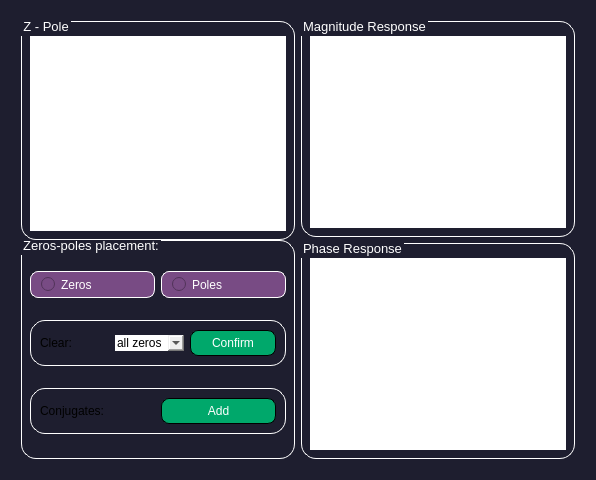
      <widget class="QWidget" name="design_tab">
       <property name="palette">
        <palette>
         <active>
          <colorrole role="WindowText">
           <brush brushstyle="SolidPattern">
            <color alpha="255">
             <red>255</red>
             <green>255</green>
             <blue>255</blue>
            </color>
           </brush>
          </colorrole>
          <colorrole role="Button">
           <brush brushstyle="SolidPattern">
            <color alpha="255">
             <red>30</red>
             <green>30</green>
             <blue>47</blue>
            </color>
           </brush>
          </colorrole>
          <colorrole role="Text">
           <brush brushstyle="SolidPattern">
            <color alpha="255">
             <red>255</red>
             <green>255</green>
             <blue>255</blue>
            </color>
           </brush>
          </colorrole>
          <colorrole role="ButtonText">
           <brush brushstyle="SolidPattern">
            <color alpha="255">
             <red>255</red>
             <green>255</green>
             <blue>255</blue>
            </color>
           </brush>
          </colorrole>
          <colorrole role="Base">
           <brush brushstyle="SolidPattern">
            <color alpha="255">
             <red>30</red>
             <green>30</green>
             <blue>47</blue>
            </color>
           </brush>
          </colorrole>
          <colorrole role="Window">
           <brush brushstyle="SolidPattern">
            <color alpha="255">
             <red>30</red>
             <green>30</green>
             <blue>47</blue>
            </color>
           </brush>
          </colorrole>
          <colorrole role="PlaceholderText">
           <brush brushstyle="NoBrush">
            <color alpha="128">
             <red>255</red>
             <green>255</green>
             <blue>255</blue>
            </color>
           </brush>
          </colorrole>
         </active>
         <inactive>
          <colorrole role="WindowText">
           <brush brushstyle="SolidPattern">
            <color alpha="255">
             <red>255</red>
             <green>255</green>
             <blue>255</blue>
            </color>
           </brush>
          </colorrole>
          <colorrole role="Button">
           <brush brushstyle="SolidPattern">
            <color alpha="255">
             <red>30</red>
             <green>30</green>
             <blue>47</blue>
            </color>
           </brush>
          </colorrole>
          <colorrole role="Text">
           <brush brushstyle="SolidPattern">
            <color alpha="255">
             <red>255</red>
             <green>255</green>
             <blue>255</blue>
            </color>
           </brush>
          </colorrole>
          <colorrole role="ButtonText">
           <brush brushstyle="SolidPattern">
            <color alpha="255">
             <red>255</red>
             <green>255</green>
             <blue>255</blue>
            </color>
           </brush>
          </colorrole>
          <colorrole role="Base">
           <brush brushstyle="SolidPattern">
            <color alpha="255">
             <red>30</red>
             <green>30</green>
             <blue>47</blue>
            </color>
           </brush>
          </colorrole>
          <colorrole role="Window">
           <brush brushstyle="SolidPattern">
            <color alpha="255">
             <red>30</red>
             <green>30</green>
             <blue>47</blue>
            </color>
           </brush>
          </colorrole>
          <colorrole role="PlaceholderText">
           <brush brushstyle="NoBrush">
            <color alpha="128">
             <red>255</red>
             <green>255</green>
             <blue>255</blue>
            </color>
           </brush>
          </colorrole>
         </inactive>
         <disabled>
          <colorrole role="WindowText">
           <brush brushstyle="SolidPattern">
            <color alpha="255">
             <red>255</red>
             <green>255</green>
             <blue>255</blue>
            </color>
           </brush>
          </colorrole>
          <colorrole role="Button">
           <brush brushstyle="SolidPattern">
            <color alpha="255">
             <red>30</red>
             <green>30</green>
             <blue>47</blue>
            </color>
           </brush>
          </colorrole>
          <colorrole role="Text">
           <brush brushstyle="SolidPattern">
            <color alpha="255">
             <red>255</red>
             <green>255</green>
             <blue>255</blue>
            </color>
           </brush>
          </colorrole>
          <colorrole role="ButtonText">
           <brush brushstyle="SolidPattern">
            <color alpha="255">
             <red>255</red>
             <green>255</green>
             <blue>255</blue>
            </color>
           </brush>
          </colorrole>
          <colorrole role="Base">
           <brush brushstyle="SolidPattern">
            <color alpha="255">
             <red>30</red>
             <green>30</green>
             <blue>47</blue>
            </color>
           </brush>
          </colorrole>
          <colorrole role="Window">
           <brush brushstyle="SolidPattern">
            <color alpha="255">
             <red>30</red>
             <green>30</green>
             <blue>47</blue>
            </color>
           </brush>
          </colorrole>
          <colorrole role="PlaceholderText">
           <brush brushstyle="NoBrush">
            <color alpha="128">
             <red>255</red>
             <green>255</green>
             <blue>255</blue>
            </color>
           </brush>
          </colorrole>
         </disabled>
        </palette>
       </property>
       <property name="styleSheet">
        <string notr="true">QGroupBox {
background-color: #1e1e2f;
border: 1.2px solid #ffffff;
border-style: outset;
border-radius: 15px;
}
QGroupBox::title  {
    subcontrol-origin: margin;
    subcontrol-position: top left;
    padding: -5px 0px 0px 0px;
    color: rgb(255, 255, 255);
}</string>
       </property>
       <attribute name="title">
        <string>Design</string>
       </attribute>
       <layout class="QGridLayout" name="gridLayout_2">
        <item row="0" column="0">
         <widget class="QGroupBox" name="design_box">
          <property name="font">
           <font>
            <weight>75</weight>
            <bold>true</bold>
           </font>
          </property>
          <property name="styleSheet">
           <string notr="true">border: none;</string>
          </property>
          <layout class="QHBoxLayout" name="horizontalLayout_10">
           <item>
            <layout class="QVBoxLayout" name="verticalLayout_3">
             <property name="spacing">
              <number>0</number>
             </property>
             <item>
              <widget class="QGroupBox" name="Zplane_box">
               <property name="sizePolicy">
                <sizepolicy hsizetype="Preferred" vsizetype="Preferred">
                 <horstretch>0</horstretch>
                 <verstretch>0</verstretch>
                </sizepolicy>
               </property>
               <property name="maximumSize">
                <size>
                 <width>16777215</width>
                 <height>16777215</height>
                </size>
               </property>
               <property name="font">
                <font>
                 <pointsize>10</pointsize>
                </font>
               </property>
               <property name="styleSheet">
                <string notr="true">QGroupBox {
background-color: #1e1e2f;
border: 1.2px solid #ffffff;
border-style: outset;
border-radius: 15px;
}
QGroupBox::title  {
    subcontrol-origin: margin;
    subcontrol-position: top left;
    padding: -5px 0px 0px 0px;
    color: rgb(255, 255, 255);
}</string>
               </property>
               <property name="title">
                <string>Z - Pole</string>
               </property>
               <layout class="QVBoxLayout" name="verticalLayout_4">
                <item>
                 <layout class="QHBoxLayout" name="horizontalLayout_2">
                  <property name="spacing">
                   <number>0</number>
                  </property>
                  <item>
                   <spacer name="horizontalSpacer">
                    <property name="orientation">
                     <enum>Qt::Horizontal</enum>
                    </property>
                    <property name="sizeType">
                     <enum>QSizePolicy::Fixed</enum>
                    </property>
                    <property name="sizeHint" stdset="0">
                     <size>
                      <width>188</width>
                      <height>6</height>
                     </size>
                    </property>
                   </spacer>
                  </item>
                 </layout>
                </item>
                <item>
                 <widget class="PlotWidget" name="z_plane">
                  <property name="sizePolicy">
                   <sizepolicy hsizetype="Preferred" vsizetype="Preferred">
                    <horstretch>0</horstretch>
                    <verstretch>0</verstretch>
                   </sizepolicy>
                  </property>
                  <property name="maximumSize">
                   <size>
                    <width>16777215</width>
                    <height>16777215</height>
                   </size>
                  </property>
                 </widget>
                </item>
               </layout>
              </widget>
             </item>
             <item>
              <widget class="QGroupBox" name="preferenceBox">
               <property name="sizePolicy">
                <sizepolicy hsizetype="Fixed" vsizetype="Preferred">
                 <horstretch>0</horstretch>
                 <verstretch>0</verstretch>
                </sizepolicy>
               </property>
               <property name="maximumSize">
                <size>
                 <width>800</width>
                 <height>16777215</height>
                </size>
               </property>
               <property name="font">
                <font>
                 <pointsize>10</pointsize>
                </font>
               </property>
               <property name="styleSheet">
                <string notr="true">QGroupBox {
background-color: #1e1e2f;
border: 1.2px solid #ffffff;
border-style: outset;
border-radius: 15px;
}
QGroupBox::title  {
    subcontrol-origin: margin;
    subcontrol-position: top left;
    padding: -5px 0px 0px 0px;
    color: rgb(255, 255, 255);
}</string>
               </property>
               <property name="title">
                <string>Zeros-poles placement:</string>
               </property>
               <layout class="QGridLayout" name="gridLayout_9">
                <item row="0" column="0">
                 <layout class="QHBoxLayout" name="horizontalLayout_6">
                  <item>
                   <spacer name="horizontalSpacer_12">
                    <property name="orientation">
                     <enum>Qt::Horizontal</enum>
                    </property>
                    <property name="sizeType">
                     <enum>QSizePolicy::Maximum</enum>
                    </property>
                    <property name="sizeHint" stdset="0">
                     <size>
                      <width>40</width>
                      <height>6</height>
                     </size>
                    </property>
                   </spacer>
                  </item>
                 </layout>
                </item>
                <item row="1" column="0">
                 <layout class="QHBoxLayout" name="horizontalLayout_5">
                  <item>
                   <widget class="QRadioButton" name="zeros_radioButton">
                    <property name="styleSheet">
                     <string notr="true">background-color: #784B84;
      color: white;
      border: none;
      padding: 5px 10px;
     border: 1.2px solid white;
border-style: outset;
border-radius: 8px;</string>
                    </property>
                    <property name="text">
                     <string>Zeros</string>
                    </property>
                   </widget>
                  </item>
                  <item>
                   <widget class="QRadioButton" name="pole_radioButton">
                    <property name="styleSheet">
                     <string notr="true">background-color: #784B84;
      color: white;
      border: none;
      padding: 5px 10px;
     border: 1.2px solid white;
border-style: outset;
border-radius: 8px;</string>
                    </property>
                    <property name="text">
                     <string>Poles</string>
                    </property>
                   </widget>
                  </item>
                 </layout>
                </item>
                <item row="2" column="0">
                 <widget class="QGroupBox" name="">
                  <property name="sizePolicy">
                   <sizepolicy hsizetype="Preferred" vsizetype="Fixed">
                    <horstretch>0</horstretch>
                    <verstretch>0</verstretch>
                   </sizepolicy>
                  </property>
                  <property name="styleSheet">
                   <string notr="true">QGroupBox {
background-color: #1e1e2f;
}
background-color: #784B84;
      color: white;
      border: none;
      padding: 5px 10px;
     border: 1.2px solid white;
border-style: outset;
border-radius: 8px;</string>
                  </property>
                  <layout class="QHBoxLayout" name="horizontalLayout_9">
                   <item>
                    <layout class="QHBoxLayout" name="horizontalLayout_4">
                     <item>
                      <widget class="QLabel" name="label_6">
                       <property name="text">
                        <string>Clear:</string>
                       </property>
                      </widget>
                     </item>
                     <item>
                      <widget class="QComboBox" name="Clear_combobox">
                       <property name="editable">
                        <bool>true</bool>
                       </property>
                       <property name="currentText">
                        <string>all zeros</string>
                       </property>
                       <property name="currentIndex">
                        <number>0</number>
                       </property>
                       <item>
                        <property name="text">
                         <string>all zeros</string>
                        </property>
                       </item>
                       <item>
                        <property name="text">
                         <string>all poles</string>
                        </property>
                       </item>
                       <item>
                        <property name="text">
                         <string>all</string>
                        </property>
                       </item>
                       <item>
                        <property name="text">
                         <string>current</string>
                        </property>
                       </item>
                      </widget>
                     </item>
                    </layout>
                   </item>
                   <item>
                    <widget class="QPushButton" name="confirm_button">
                     <property name="maximumSize">
                      <size>
                       <width>86</width>
                       <height>16777215</height>
                      </size>
                     </property>
                     <property name="styleSheet">
                      <string notr="true">background-color: #00A86B;
      color: white;
      border: none;
      padding: 5px 10px;
     border: 1.2px ;
border-style: outset;
border-radius: 8px;</string>
                     </property>
                     <property name="text">
                      <string>Confirm</string>
                     </property>
                    </widget>
                   </item>
                  </layout>
                 </widget>
                </item>
                <item row="3" column="0">
                 <widget class="QGroupBox" name="">
                  <property name="sizePolicy">
                   <sizepolicy hsizetype="Preferred" vsizetype="Fixed">
                    <horstretch>0</horstretch>
                    <verstretch>0</verstretch>
                   </sizepolicy>
                  </property>
                  <layout class="QHBoxLayout" name="horizontalLayout_8">
                   <item>
                    <widget class="QLabel" name="label_9">
                     <property name="text">
                      <string>Conjugates:</string>
                     </property>
                    </widget>
                   </item>
                   <item>
                    <widget class="QPushButton" name="add_conjugates">
                     <property name="styleSheet">
                      <string notr="true">background-color: #00A86B;
    color: white;
    border: none;
    padding: 5px 10px;
     border: 1.2px ;
border-style: outset;
border-radius: 8px;</string>
                     </property>
                     <property name="text">
                      <string>Add</string>
                     </property>
                    </widget>
                   </item>
                  </layout>
                 </widget>
                </item>
               </layout>
              </widget>
             </item>
            </layout>
           </item>
           <item>
            <layout class="QVBoxLayout" name="verticalLayout_5">
             <item>
              <widget class="QGroupBox" name="magBox">
               <property name="sizePolicy">
                <sizepolicy hsizetype="Preferred" vsizetype="Preferred">
                 <horstretch>0</horstretch>
                 <verstretch>0</verstretch>
                </sizepolicy>
               </property>
               <property name="font">
                <font>
                 <pointsize>10</pointsize>
                </font>
               </property>
               <property name="styleSheet">
                <string notr="true">QGroupBox {
background-color: #1e1e2f;
border: 1.2px solid #ffffff;
border-style: outset;
border-radius: 15px;
}
QGroupBox::title  {
    subcontrol-origin: margin;
    subcontrol-position: top left;
    padding: -5px 0px 0px 0px;
    color: rgb(255, 255, 255);
}</string>
               </property>
               <property name="title">
                <string>Magnitude Response</string>
               </property>
               <layout class="QVBoxLayout" name="verticalLayout">
                <item>
                 <layout class="QHBoxLayout" name="horizontalLayout">
                  <item>
                   <spacer name="horizontalSpacer_2">
                    <property name="orientation">
                     <enum>Qt::Horizontal</enum>
                    </property>
                    <property name="sizeType">
                     <enum>QSizePolicy::Fixed</enum>
                    </property>
                    <property name="sizeHint" stdset="0">
                     <size>
                      <width>88</width>
                      <height>6</height>
                     </size>
                    </property>
                   </spacer>
                  </item>
                 </layout>
                </item>
                <item>
                 <widget class="PlotWidget" name="Magnitude_graph">
                  <property name="sizePolicy">
                   <sizepolicy hsizetype="Preferred" vsizetype="Preferred">
                    <horstretch>0</horstretch>
                    <verstretch>0</verstretch>
                   </sizepolicy>
                  </property>
                 </widget>
                </item>
               </layout>
              </widget>
             </item>
             <item>
              <widget class="QGroupBox" name="phasebox">
               <property name="sizePolicy">
                <sizepolicy hsizetype="Preferred" vsizetype="Preferred">
                 <horstretch>0</horstretch>
                 <verstretch>0</verstretch>
                </sizepolicy>
               </property>
               <property name="font">
                <font>
                 <pointsize>10</pointsize>
                </font>
               </property>
               <property name="styleSheet">
                <string notr="true">QGroupBox {
background-color: #1e1e2f;
border: 1.2px solid #ffffff;
border-style: outset;
border-radius: 15px;
}
QGroupBox::title  {
    subcontrol-origin: margin;
    subcontrol-position: top left;
    padding: -5px 0px 0px 0px;
    color: rgb(255, 255, 255);
}</string>
               </property>
               <property name="title">
                <string>Phase Response</string>
               </property>
               <layout class="QVBoxLayout" name="verticalLayout_6">
                <item>
                 <layout class="QHBoxLayout" name="horizontalLayout_3">
                  <item>
                   <spacer name="horizontalSpacer_3">
                    <property name="orientation">
                     <enum>Qt::Horizontal</enum>
                    </property>
                    <property name="sizeType">
                     <enum>QSizePolicy::Fixed</enum>
                    </property>
                    <property name="sizeHint" stdset="0">
                     <size>
                      <width>118</width>
                      <height>6</height>
                     </size>
                    </property>
                   </spacer>
                  </item>
                 </layout>
                </item>
                <item>
                 <widget class="PlotWidget" name="Phase_graph">
                  <property name="sizePolicy">
                   <sizepolicy hsizetype="Preferred" vsizetype="Preferred">
                    <horstretch>0</horstretch>
                    <verstretch>0</verstretch>
                   </sizepolicy>
                  </property>
                 </widget>
                </item>
               </layout>
              </widget>
             </item>
            </layout>
           </item>
          </layout>
         </widget>
        </item>
       </layout>
      </widget>
